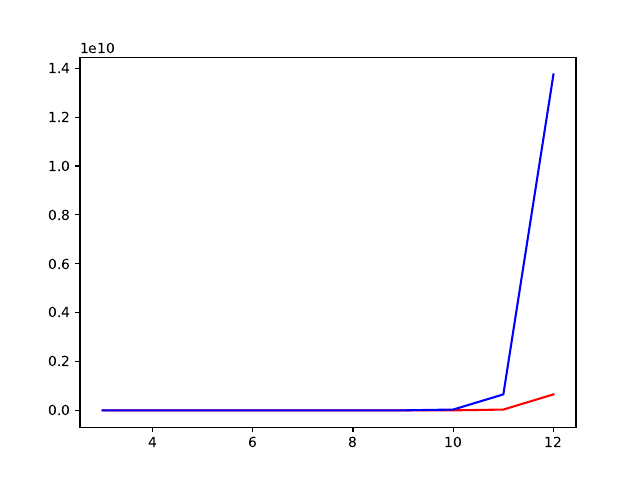

Write the Python code that produced this figure.
import matplotlib.pyplot as plt
import math

Taxa =range(3,12+1) 

plt.plot(Taxa,list(map(lambda x: math.factorial(((2*x)-5))/((2**(x-3))*math.factorial(x-3)) ,Taxa)),'r',Taxa,list(map(lambda x: math.factorial(((2*x)-3))/((2**(x-2))*math.factorial(x-2)) ,Taxa)),'b') 
plt.savefig("no_rooted_and_unrooted_trees.pdf",format ="pdf")
plt.show()